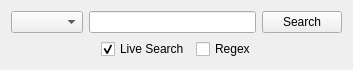
<?xml version="1.0" encoding="UTF-8"?>
<ui version="4.0">
 <class>SearchBarWidget</class>
 <widget class="QWidget" name="SearchBarWidget">
  <property name="geometry">
   <rect>
    <x>0</x>
    <y>0</y>
    <width>336</width>
    <height>70</height>
   </rect>
  </property>
  <property name="windowTitle">
   <string>SearchBarWidget</string>
  </property>
  <layout class="QGridLayout" name="gridLayout">
   <item row="0" column="0">
    <widget class="QComboBox" name="comboBoxSearchArea"/>
   </item>
   <item row="1" column="1">
    <layout class="QHBoxLayout" name="horizontalLayout">
     <property name="leftMargin">
      <number>12</number>
     </property>
     <item>
      <widget class="QCheckBox" name="checkBoxLiveSearch">
       <property name="toolTip">
        <string>Trigger search while typing (without pressing Enter or Search).</string>
       </property>
       <property name="text">
        <string>Live Search</string>
       </property>
       <property name="checked">
        <bool>true</bool>
       </property>
      </widget>
     </item>
     <item>
      <widget class="QCheckBox" name="checkBoxRegEx">
       <property name="text">
        <string>Regex</string>
       </property>
      </widget>
     </item>
     <item>
      <spacer name="horizontalSpacer">
       <property name="orientation">
        <enum>Qt::Horizontal</enum>
       </property>
       <property name="sizeHint" stdset="0">
        <size>
         <width>40</width>
         <height>20</height>
        </size>
       </property>
      </spacer>
     </item>
    </layout>
   </item>
   <item row="0" column="1">
    <widget class="QLineEdit" name="lineEditSearch"/>
   </item>
   <item row="0" column="2">
    <widget class="QPushButton" name="pushButtonSearch">
     <property name="text">
      <string>Search</string>
     </property>
    </widget>
   </item>
  </layout>
 </widget>
 <resources/>
 <connections/>
</ui>
